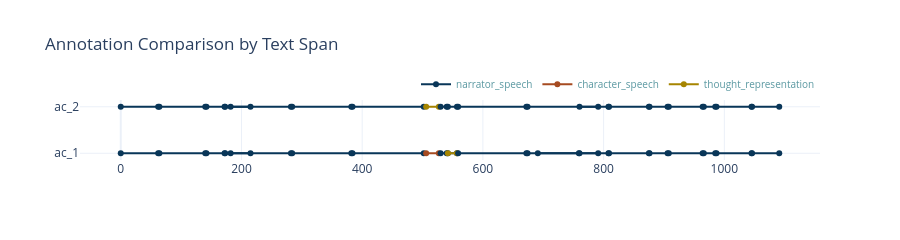

The notebook cell this image was saved under:
### Markdown cell above
### Compare annotation properties <a class="anchor" id="3.3"></a>

The tag is only one level of CATMA annotations.
If you want to compare annotations by their properties this is possible too.
In the demo project the annotations have the property 'representation_type' to evaluate if a speech
or mental event is referenced in the text:

### Code cell
my_project.compare_annotation_collections(
    annotation_collections=['ac_1', 'ac_2'],
    color_col='prop:representation_type'
)

### Figure 1 — Plotly figure (JSON) as saved in the notebook; plotly's stock layout.template omitted (floating-point values rounded to 4 significant figures)
{"data": [{"legendgroup": "narrator_speech", "marker": {"color": "#093658"}, "mode": "lines+markers", "name": "narrator_speech", "showlegend": true, "text": "<I><br>One morning, as Gregor Samsa was waking up from anxious<br>dreams<br></I>", "x": [0, 62], "y": ["ac_1", "ac_1"], "type": "scatter"}, {"legendgroup": "narrator_speech", "marker": {"color": "#093658"}, "mode": "lines+markers", "name": "narrator_speech", "showlegend": false, "text": "<I><br>he discovered that in bed he had been changed into<br>a monstrous verminous bug<br></I>", "x": [64, 140], "y": ["ac_1", "ac_1"], "type": "scatter"}, {"legendgroup": "narrator_speech", "marker": {"color": "#093658"}, "mode": "lines+markers", "name": "narrator_speech", "showlegend": false, "text": "<I><br>He lay on his armour-hard back<br></I>", "x": [142, 172], "y": ["ac_1", "ac_1"], "type": "scatter"}, {"legendgroup": "narrator_speech", "marker": {"color": "#093658"}, "mode": "lines+markers", "name": "narrator_speech", "showlegend": false, "text": "<I><br>and saw his brown, arched abdomen divided up into rigid<br>bow-like sections<br></I>", "x": [173, 282], "y": ["ac_1", "ac_1"], "type": "scatter"}, {"legendgroup": "narrator_speech", "marker": {"color": "#093658"}, "mode": "lines+markers", "name": "narrator_speech", "showlegend": false, "text": "<I><br>as he lifted his head up a little<br></I>", "x": [182, 215], "y": ["ac_1", "ac_1"], "type": "scatter"}, {"legendgroup": "narrator_speech", "marker": {"color": "#093658"}, "mode": "lines+markers", "name": "narrator_speech", "showlegend": false, "text": "<I><br>From this height the blanket, just about ready to slide<br>off completely, could hardly stay in place<br></I>", "x": [284, 382], "y": ["ac_1", "ac_1"], "type": "scatter"}, {"legendgroup": "narrator_speech", "marker": {"color": "#093658"}, "mode": "lines+markers", "name": "narrator_speech", "showlegend": false, "text": "<I><br>His numerous legs, pitifully thin in comparison to the rest<br>of his circumference, flickered helplessly before his eyes<br></I>", "x": [384, 502], "y": ["ac_1", "ac_1"], "type": "scatter"}, {"legendgroup": "character_speech", "marker": {"color": "#A64B21"}, "mode": "lines+markers", "name": "character_speech", "showlegend": true, "text": "<I><br>What's happened to me<br></I>", "x": [506, 527], "y": ["ac_1", "ac_1"], "type": "scatter"}, {"legendgroup": "narrator_speech", "marker": {"color": "#093658"}, "mode": "lines+markers", "name": "narrator_speech", "showlegend": false, "text": "<I><br>he thought<br></I>", "x": [530, 540], "y": ["ac_1", "ac_1"], "type": "scatter"}, {"legendgroup": "narrator_speech", "marker": {"color": "#093658"}, "mode": "lines+markers", "name": "narrator_speech", "showlegend": false, "text": "<I><br>It was no dream<br></I>", "x": [542, 557], "y": ["ac_1", "ac_1"], "type": "scatter"}, {"legendgroup": "thought_representation", "marker": {"color": "#A68500"}, "mode": "lines+markers", "name": "thought_representation", "showlegend": true, "text": "<I><br>It was no dream<br></I>", "x": [542, 557], "y": ["ac_1", "ac_1"], "type": "scatter"}, {"legendgroup": "narrator_speech", "marker": {"color": "#093658"}, "mode": "lines+markers", "name": "narrator_speech", "showlegend": false, "text": "<I><br>His room, a proper room for a human being, only<br>somewhat too small, lay quietly between the four well-known walls<br></I>", "x": [559, 672], "y": ["ac_1", "ac_1"], "type": "scatter"}, {"legendgroup": "narrator_speech", "marker": {"color": "#093658"}, "mode": "lines+markers", "name": "narrator_speech", "showlegend": false, "text": "<I><br>Above the table hung the picture<br></I>", "x": [674, 808], "y": ["ac_1", "ac_1"], "type": "scatter"}, {"legendgroup": "narrator_speech", "marker": {"color": "#093658"}, "mode": "lines+markers", "name": "narrator_speech", "showlegend": false, "text": "<I><br>on which an unpacked collection of sample cloth goods was<br>spread out<br></I>", "x": [691, 759], "y": ["ac_1", "ac_1"], "type": "scatter"}, {"legendgroup": "narrator_speech", "marker": {"color": "#093658"}, "mode": "lines+markers", "name": "narrator_speech", "showlegend": false, "text": "<I><br>Samsa was a travelling salesman<br></I>", "x": [760, 791], "y": ["ac_1", "ac_1"], "type": "scatter"}, {"legendgroup": "narrator_speech", "marker": {"color": "#093658"}, "mode": "lines+markers", "name": "narrator_speech", "showlegend": false, "text": "<I><br>which he had cut out of an illustrated magazine a<br>little while ago<br></I>", "x": [809, 875], "y": ["ac_1", "ac_1"], "type": "scatter"}, {"legendgroup": "narrator_speech", "marker": {"color": "#093658"}, "mode": "lines+markers", "name": "narrator_speech", "showlegend": false, "text": "<I><br>and set in a pretty gilt frame<br></I>", "x": [876, 906], "y": ["ac_1", "ac_1"], "type": "scatter"}, {"legendgroup": "narrator_speech", "marker": {"color": "#093658"}, "mode": "lines+markers", "name": "narrator_speech", "showlegend": false, "text": "<I><br>It was a picture of a woman with a fur<br>hat and a fur boa<br></I>", "x": [908, 964], "y": ["ac_1", "ac_1"], "type": "scatter"}, {"legendgroup": "narrator_speech", "marker": {"color": "#093658"}, "mode": "lines+markers", "name": "narrator_speech", "showlegend": false, "text": "<I><br>She sat erect there<br></I>", "x": [966, 985], "y": ["ac_1", "ac_1"], "type": "scatter"}, {"legendgroup": "narrator_speech", "marker": {"color": "#093658"}, "mode": "lines+markers", "name": "narrator_speech", "showlegend": false, "text": "<I><br>lifting up in the direction of the viewer a solid<br>fur muff<br></I>", "x": [987, 1045], "y": ["ac_1", "ac_1"], "type": "scatter"}, {"legendgroup": "narrator_speech", "marker": {"color": "#093658"}, "mode": "lines+markers", "name": "narrator_speech", "showlegend": false, "text": "<I><br>into which her entire forearm had disappeared<br></I>", "x": [1046, 1091], "y": ["ac_1", "ac_1"], "type": "scatter"}, {"legendgroup": "narrator_speech", "marker": {"color": "#093658"}, "mode": "lines+markers", "name": "narrator_speech", "showlegend": false, "text": "<I><br>One morning, as Gregor Samsa was waking up from anxious<br>dreams<br></I>", "x": [0, 62], "y": ["ac_2", "ac_2"], "type": "scatter"}, {"legendgroup": "narrator_speech", "marker": {"color": "#093658"}, "mode": "lines+markers", "name": "narrator_speech", "showlegend": false, "text": "<I><br>he discovered that in bed he had been changed into<br>a monstrous verminous bug<br></I>", "x": [64, 140], "y": ["ac_2", "ac_2"], "type": "scatter"}, {"legendgroup": "narrator_speech", "marker": {"color": "#093658"}, "mode": "lines+markers", "name": "narrator_speech", "showlegend": false, "text": "<I><br>He lay on his armour-hard back<br></I>", "x": [142, 172], "y": ["ac_2", "ac_2"], "type": "scatter"}, {"legendgroup": "narrator_speech", "marker": {"color": "#093658"}, "mode": "lines+markers", "name": "narrator_speech", "showlegend": false, "text": "<I><br>and saw his brown, arched abdomen divided up into rigid<br>bow-like sections<br></I>", "x": [173, 282], "y": ["ac_2", "ac_2"], "type": "scatter"}, {"legendgroup": "narrator_speech", "marker": {"color": "#093658"}, "mode": "lines+markers", "name": "narrator_speech", "showlegend": false, "text": "<I><br>as he lifted his head up a little<br></I>", "x": [182, 215], "y": ["ac_2", "ac_2"], "type": "scatter"}, {"legendgroup": "narrator_speech", "marker": {"color": "#093658"}, "mode": "lines+markers", "name": "narrator_speech", "showlegend": false, "text": "<I><br>From this height the blanket, just about ready to slide<br>off completely, could hardly stay in place<br></I>", "x": [284, 382], "y": ["ac_2", "ac_2"], "type": "scatter"}, {"legendgroup": "narrator_speech", "marker": {"color": "#093658"}, "mode": "lines+markers", "name": "narrator_speech", "showlegend": false, "text": "<I><br>His numerous legs, pitifully thin in comparison to the rest<br>of his circumference, flickered helplessly before his eyes<br></I>", "x": [384, 502], "y": ["ac_2", "ac_2"], "type": "scatter"}, {"legendgroup": "thought_representation", "marker": {"color": "#A68500"}, "mode": "lines+markers", "name": "thought_representation", "showlegend": false, "text": "<I><br>What's happened to me<br></I>", "x": [506, 527], "y": ["ac_2", "ac_2"], "type": "scatter"}, {"legendgroup": "narrator_speech", "marker": {"color": "#093658"}, "mode": "lines+markers", "name": "narrator_speech", "showlegend": false, "text": "<I><br>he thought<br></I>", "x": [530, 540], "y": ["ac_2", "ac_2"], "type": "scatter"}, {"legendgroup": "narrator_speech", "marker": {"color": "#093658"}, "mode": "lines+markers", "name": "narrator_speech", "showlegend": false, "text": "<I><br>It was no dream<br></I>", "x": [542, 557], "y": ["ac_2", "ac_2"], "type": "scatter"}, {"legendgroup": "narrator_speech", "marker": {"color": "#093658"}, "mode": "lines+markers", "name": "narrator_speech", "showlegend": false, "text": "<I><br>His room, a proper room for a human being, only<br>somewhat too small, lay quietly between the four well-known walls<br></I>", "x": [559, 672], "y": ["ac_2", "ac_2"], "type": "scatter"}, {"legendgroup": "narrator_speech", "marker": {"color": "#093658"}, "mode": "lines+markers", "name": "narrator_speech", "showlegend": false, "text": "<I><br>Above the table, on which an unpacked collection of sample<br>cloth goods was spread out hung the picture<br></I>", "x": [674, 808], "y": ["ac_2", "ac_2"], "type": "scatter"}, {"legendgroup": "narrator_speech", "marker": {"color": "#093658"}, "mode": "lines+markers", "name": "narrator_speech", "showlegend": false, "text": "<I><br>Samsa was a travelling salesman<br></I>", "x": [760, 791], "y": ["ac_2", "ac_2"], "type": "scatter"}, {"legendgroup": "narrator_speech", "marker": {"color": "#093658"}, "mode": "lines+markers", "name": "narrator_speech", "showlegend": false, "text": "<I><br>which he had cut out of an illustrated magazine a<br>little while ago<br></I>", "x": [809, 875], "y": ["ac_2", "ac_2"], "type": "scatter"}, {"legendgroup": "narrator_speech", "marker": {"color": "#093658"}, "mode": "lines+markers", "name": "narrator_speech", "showlegend": false, "text": "<I><br>and set in a pretty gilt frame<br></I>", "x": [876, 906], "y": ["ac_2", "ac_2"], "type": "scatter"}, {"legendgroup": "narrator_speech", "marker": {"color": "#093658"}, "mode": "lines+markers", "name": "narrator_speech", "showlegend": false, "text": "<I><br>It was a picture of a woman with a fur<br>hat and a fur boa<br></I>", "x": [908, 964], "y": ["ac_2", "ac_2"], "type": "scatter"}, {"legendgroup": "narrator_speech", "marker": {"color": "#093658"}, "mode": "lines+markers", "name": "narrator_speech", "showlegend": false, "text": "<I><br>She sat erect there<br></I>", "x": [966, 985], "y": ["ac_2", "ac_2"], "type": "scatter"}, {"legendgroup": "narrator_speech", "marker": {"color": "#093658"}, "mode": "lines+markers", "name": "narrator_speech", "showlegend": false, "text": "<I><br>lifting up in the direction of the viewer a solid<br>fur muff<br></I>", "x": [987, 1045], "y": ["ac_2", "ac_2"], "type": "scatter"}, {"legendgroup": "narrator_speech", "marker": {"color": "#093658"}, "mode": "lines+markers", "name": "narrator_speech", "showlegend": false, "text": "<I><br>into which her entire forearm had disappeared<br></I>", "x": [1046, 1091], "y": ["ac_2", "ac_2"], "type": "scatter"}], "layout": {"title": {"text": "Annotation Comparison by Text Span"}, "height": 240, "legend": {"font": {"color": "#5A98A1", "size": 10}, "orientation": "h", "yanchor": "bottom", "y": 1.02, "xanchor": "right", "x": 1}}}
